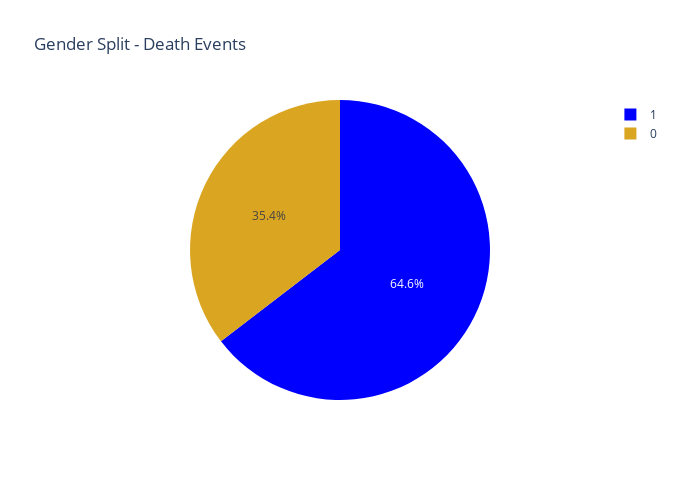

The cell this chart's notebook holds for it:
### Markdown cell above
By looking at age and gender together, we can see that the dataset contains more females than males. Additionally, we can note, both male and females follow the same age distribution, where the highest value count characterizes the age group between 58 and 62 years old and the lowest between 88 and 97.

### Code cell
#I will now proceed to analyzing the relationship between gender and death events.
fig = px.pie(df, values='DEATH_EVENT',names='sex', title='Gender Split - Death Events', color_discrete_sequence=['blue', 'goldenrod'], width=680, height=480)
fig.show()

### Figure 1 — Plotly figure (JSON) as saved in the notebook; plotly's stock layout.template omitted (floating-point values rounded to 4 significant figures; data arrays with more than 128 entries replaced by an {"elided": "..."} marker saying what was removed)
{"data": [{"domain": {"x": [0, 1], "y": [0, 1]}, "hovertemplate": "sex=%{label}<br>DEATH_EVENT=%{value}<extra></extra>", "labels": {"elided": "299 int values"}, "legendgroup": "", "name": "", "showlegend": true, "type": "pie", "values": {"elided": "299 int values"}}], "layout": {"height": 480, "legend": {"tracegroupgap": 0}, "piecolorway": ["blue", "goldenrod"], "title": {"text": "Gender Split - Death Events"}, "width": 680}}
